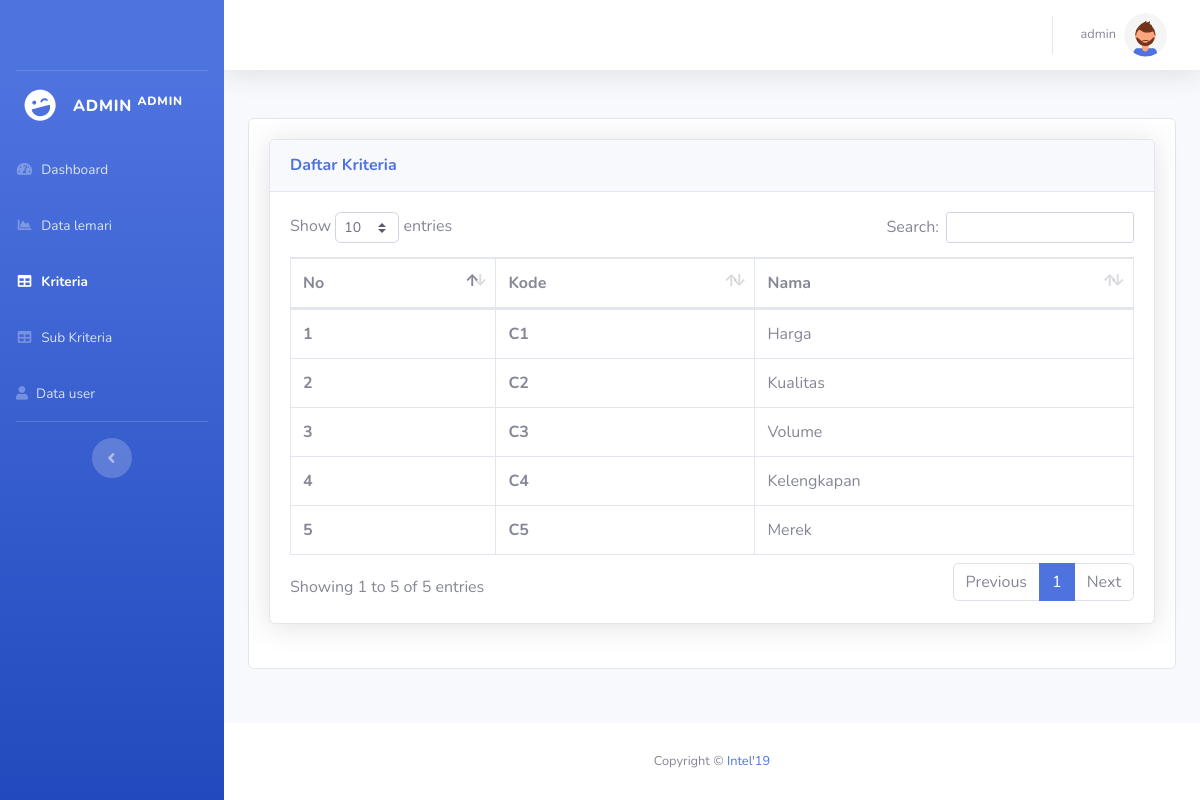
The page /admin/kriteria.php (signed in) on the database as committed earlier.
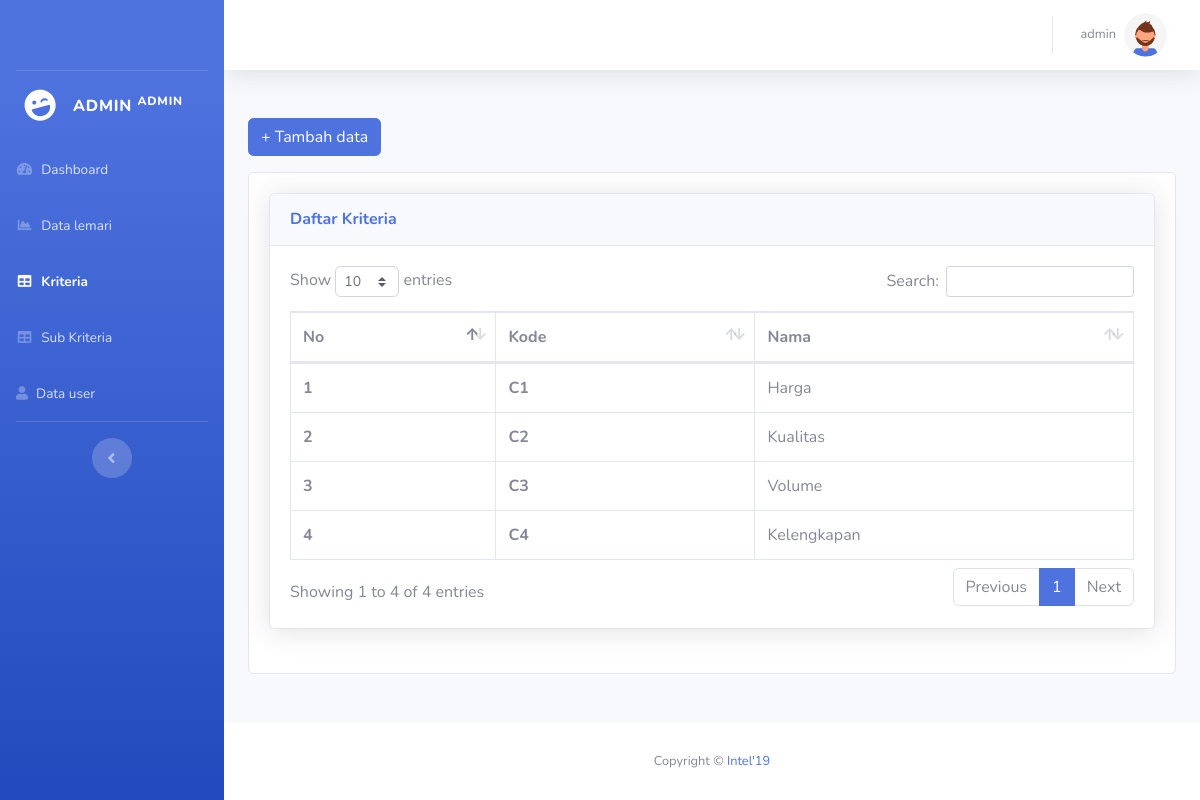
The same page on the database as committed later.
### tables this page shows
CREATE TABLE `kriteria` (
  `id_kriteria` char(2) NOT NULL,
  `nama_kriteria` varchar(20) NOT NULL
);

### config.php (called while the page is built, shortened)
<?php
function connectDatabase()
{
    $conn = new mysqli(DB_HOST, DB_USERNAME, DB_PASSWORD, DB_NAME);
    return $conn;
}
?>

### admin/functions/kriteria.php (called while the page is built, shortened)
<?php
    require_once '../config.php';
    class Kriteria{
        private $db;
        public function __construct()
        {
            $this->db = connectDatabase();
        }
        public function getKriteria(){
            return $this->db->query("SELECT * FROM `kriteria`");
        }
    }
    $Kriteria = new Kriteria();
?>

### admin/kriteria.php (the view, shortened to what this page needs)
<?php
require_once './header.php';
require_once './functions/kriteria.php';
?>
<?php
$data_Kriteria = $Kriteria->getKriteria();
?>
<div class="row">
    <div class="col-lg-12">
        <?php if(mysqli_num_rows($data_Kriteria) < 5): ?>
        <button type="button" class="btn btn-primary mb-3" data-toggle="modal" data-target="#tambah">
            + Tambah data
        </button>
        <?php endif;?>
        <div class="card">
            <div class="card-body">
                <div class="card shadow mb-4">
                    <div class="card-header py-3">
                        <h6 class="m-0 font-weight-bold text-primary">Daftar Kriteria</h6>
                    </div>
                    <div class="card-body">
                        <div class="table-responsive">
                            <table class="table table-bordered" id="dataTable" width="100%" cellspacing="0">
                                <thead>
                                    <tr>
                                        <th>No</th>
                                        <th>Kode</th>
                                        <th>Nama</th>
                                    </tr>
                                </thead>
                                <tbody>
                                    <?php foreach ($data_Kriteria as $key => $kriteria):?>
                                    <tr>
                                        <th scope="row"><?=$key+1;?></th>
                                        <th scope="row"><?=$kriteria['id_kriteria'];?></th>
                                        <td><?=$kriteria['nama_kriteria'];?></td>
                                    </tr>
                                    <?php endforeach;?>
                                </tbody>
                            </table>
                        </div>
                    </div>
                </div>
            </div>
        </div>
    </div>
</div>
<?php require_once './footer.php';?>

Rows that differ between the two databases and show on the page:
removed kriteria: id_kriteria "C5", nama_kriteria "Merek"
Other text that changed with them:
text written by a page script: "Show entries Search: Showing 1 to 5 of 5 entries Previous 1 Next" → "Show entries Search: Showing 1 to 4 of 4 entries Previous 1 Next"
text now shown: "+ Tambah data"
